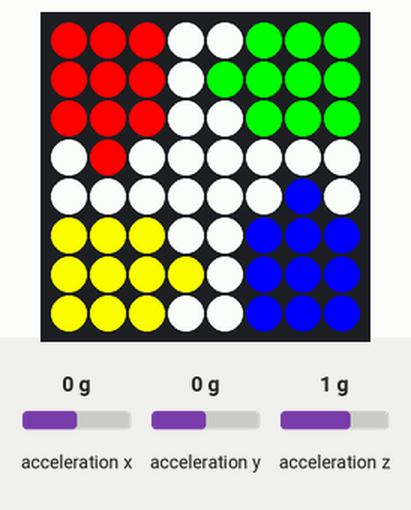
This program was run on a simulated Raspberry Pi (BCM pin numbers) with a Sense HAT. Shown: the Sense HAT's 8×8 RGB LED matrix. Inputs (shaded band) come from the test bench; at power-on: acceleration x 0 g, acceleration y 0 g, acceleration z 1 g. Random numbers come from a fixed seed; what the program prints to the terminal is not drawn.

Above: at 1.2 s.
1.3 s: acceleration x set to -3.4 g
At 3.2 s:
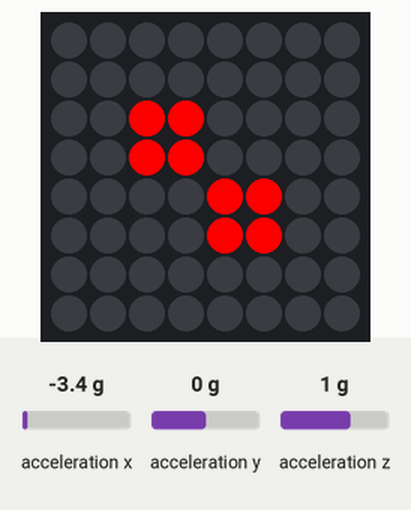
4.3 s: acceleration x set to -1.8 g
5.8 s: acceleration y set to -3.4 g
At 7.7 s:
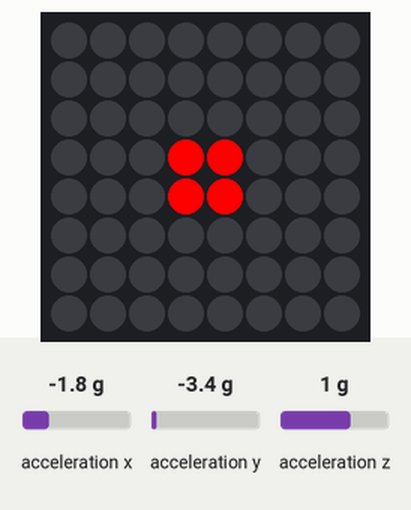
8.8 s: acceleration y set to -1.8 g
10.3 s: acceleration z set to -3.4 g
At 13.7 s:
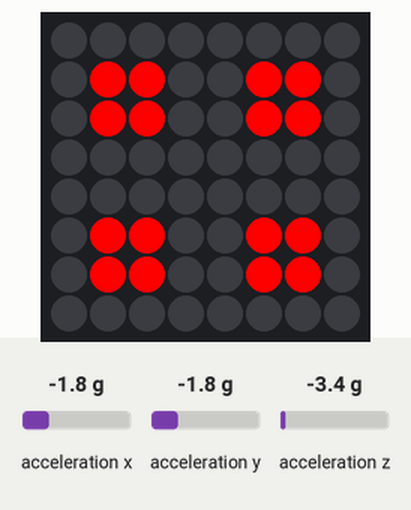
Timing chart, 0 to 15.2 s (numbered marks = the images above; inputs shaded):
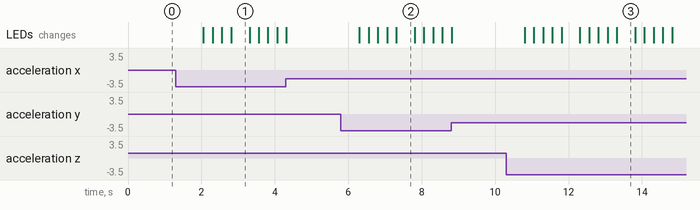

The program:

Dice_Roll_Shake.py
```python
from sense_hat import SenseHat
import time
import random

sense = SenseHat()

def base_r():
    r = [255,0,0]
    g = [0,255,0]
    b = [0,0,255]
    y = [255,255,0]
    w = [255,255,255]
    image = [
            r,r,r,w,w,g,g,g,
            r,r,r,w,g,g,g,g,
            r,r,r,w,w,g,g,g,
            w,r,w,w,w,w,w,w,
            w,w,w,w,w,w,b,w,
            y,y,y,w,w,b,b,b,
            y,y,y,y,w,b,b,b,
            y,y,y,w,w,b,b,b
            ]
    sense.set_pixels(image)

def base_y():
    r = [255,0,0]
    g = [0,255,0]
    b = [0,0,255]
    y = [255,255,0]
    w = [255,255,255]
    image = [
            y,y,y,w,w,r,r,r,
            y,y,y,w,r,r,r,r,
            y,y,y,w,w,r,r,r,
            w,y,w,w,w,w,w,w,
            w,w,w,w,w,w,g,w,
            b,b,b,w,w,g,g,g,
            b,b,b,b,w,g,g,g,
            b,b,b,w,w,g,g,g
            ]
    sense.set_pixels(image)

def base_b():
    r = [255,0,0]
    g = [0,255,0]
    b = [0,0,255]
    y = [255,255,0]
    w = [255,255,255]
    image = [
            b,b,b,w,w,y,y,y,
            b,b,b,w,y,y,y,y,
            b,b,b,w,w,y,y,y,
            w,b,w,w,w,w,w,w,
            w,w,w,w,w,w,r,w,
            g,g,g,w,w,r,r,r,
            g,g,g,g,w,r,r,r,
            g,g,g,w,w,r,r,r
            ]
    sense.set_pixels(image)

def base_g():
    r = [255,0,0]
    g = [0,255,0]
    b = [0,0,255]
    y = [255,255,0]
    w = [255,255,255]
    image = [
            g,g,g,w,w,b,b,b,
            g,g,g,w,b,b,b,b,
            g,g,g,w,w,b,b,b,
            w,g,w,w,w,w,w,w,
            w,w,w,w,w,w,y,w,
            r,r,r,w,w,y,y,y,
            r,r,r,r,w,y,y,y,
            r,r,r,w,w,y,y,y
            ]
    sense.set_pixels(image)

def dice(num):
    e = [0,0,0]
    r = [255,0,0]
    if(num==1):
        image = [
            e,e,e,e,e,e,e,e,
            e,e,e,e,e,e,e,e,
            e,e,e,e,e,e,e,e,
            e,e,e,r,r,e,e,e,
            e,e,e,r,r,e,e,e,
            e,e,e,e,e,e,e,e,
            e,e,e,e,e,e,e,e,
            e,e,e,e,e,e,e,e
            ]
    elif(num==2):
        image = [
            e,e,e,e,e,e,e,e,
            e,e,e,e,e,e,e,e,
            e,e,r,r,e,e,e,e,
            e,e,r,r,e,e,e,e,
            e,e,e,e,r,r,e,e,
            e,e,e,e,r,r,e,e,
            e,e,e,e,e,e,e,e,
            e,e,e,e,e,e,e,e
            ]
    elif(num==3):
        image = [
            e,e,e,e,e,e,e,e,
            e,r,r,e,e,e,e,e,
            e,r,r,e,e,e,e,e,
            e,e,e,r,r,e,e,e,
            e,e,e,r,r,e,e,e,
            e,e,e,e,e,r,r,e,
            e,e,e,e,e,r,r,e,
            e,e,e,e,e,e,e,e
            ]
    elif(num==4):
        image = [
            e,e,e,e,e,e,e,e,
            e,r,r,e,e,r,r,e,
            e,r,r,e,e,r,r,e,
            e,e,e,e,e,e,e,e,
            e,e,e,e,e,e,e,e,
            e,r,r,e,e,r,r,e,
            e,r,r,e,e,r,r,e,
            e,e,e,e,e,e,e,e
            ]
    elif(num==5):
        image = [
            e,e,e,e,e,e,e,e,
            e,r,r,e,e,r,r,e,
            e,r,r,e,e,r,r,e,
            e,e,e,r,r,e,e,e,
            e,e,e,r,r,e,e,e,
            e,r,r,e,e,r,r,e,
            e,r,r,e,e,r,r,e,
            e,e,e,e,e,e,e,e
            ]
    else:
        image = [
            e,r,r,e,e,r,r,e,
            e,r,r,e,e,r,r,e,
            e,e,e,e,e,e,e,e,
            e,r,r,e,e,r,r,e,
            e,r,r,e,e,r,r,e,
            e,e,e,e,e,e,e,e,
            e,r,r,e,e,r,r,e,
            e,r,r,e,e,r,r,e
            ]
    sense.set_pixels(image)

try:
    base_r()
    print('\n\t[*] Shake the Sense HAT to roll the dice.\n')
    while True:
        accel = sense.get_accelerometer_raw()

        x = abs(accel['x'])
        y = abs(accel['y'])
        z = abs(accel['z'])
        #print('X: {}, Y: {}, Z: {}'.format(x,y,z))

        if x > 2 or y > 2 or z > 2:
            time.sleep(0.5)
            base_r()
            time.sleep(0.25)
            base_y()
            time.sleep(0.25)
            base_b()
            time.sleep(0.25)
            base_g()
            time.sleep(0.25)
            dice(random.randint(1,6))
except KeyboardInterrupt:
    print('\n\n\t [*] Keyboard Interrupt. Aborting !!!\n')
    sense.clear()
```

Measured:
- after the input at 1.3 s, the LEDs: first change after 0.75 s (image 1 shows a later state)
- after the input at 5.8 s, the LEDs: first change after 0.50 s (image 2 shows a later state)
- after the input at 10.3 s, the LEDs: first change after 0.50 s (image 3 shows a later state)
- what the display in image 1 shows lasts 0.5 s, from 2.8 s to 3.3 s
